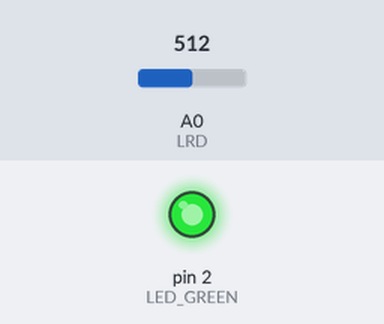
A sketch run on a simulated Arduino Uno, built with avr-gcc and run on an emulated ATmega328P. Shown: output pins drawn as LEDs (lit = HIGH). The test bench sets the inputs (shaded band); at power-on: A0 (LRD) = 512.

Above: at 1.2 s.
1.3 s: A0 (LRD) set to 735
2.8 s: A0 (LRD) set to 766
At 3.8 s:
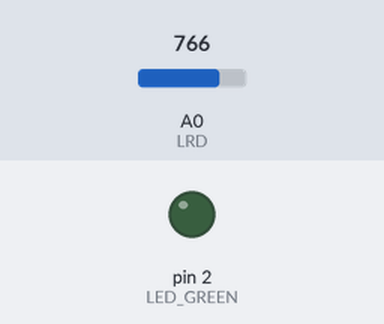
4.3 s: A0 (LRD) set to 740
At 4.9 s:
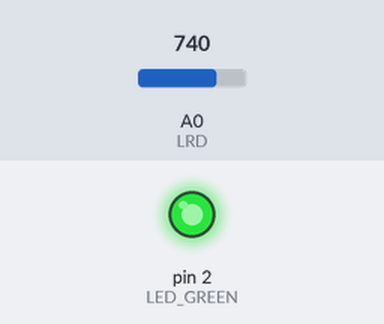
5.8 s: A0 (LRD) set to 760
At 6.1 s:
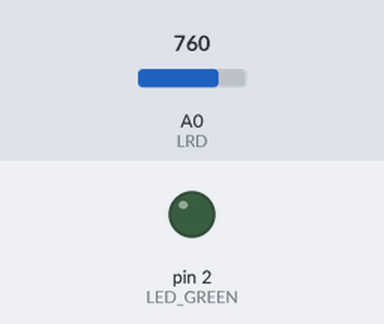
Timing chart, 0 to 8.3 s (numbered marks = the images above; inputs shaded):
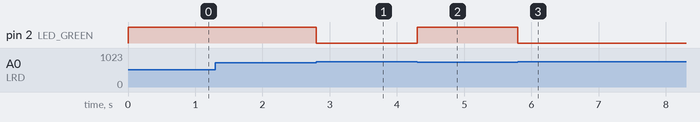

Measured:
- the behaviour switches between 749 and 750 on A0 (LRD) (found by bisection; images 0 and 1)
- after the input at 1.3 s, every drawn part: stays the same
- after the input at 2.8 s, pin 2 (LED_GREEN): HIGH → LOW at once
- after the input at 4.3 s, pin 2 (LED_GREEN): LOW → HIGH at once
- after the input at 5.8 s, pin 2 (LED_GREEN): HIGH → LOW at once

The sketch:

sketch_lrd_with_led.ino
```cpp
const int LED_GREEN = 2;
const int LRD = A0;

void setup() {
  Serial.begin(9600);

  pinMode(LED_GREEN, OUTPUT);
  pinMode(LRD, INPUT);
}

void loop() {
  const int LRD_THRESHOLD = 750;
  const int lrdReading = analogRead(LRD);

  if (lrdReading < LRD_THRESHOLD) {
    digitalWrite(LED_GREEN, HIGH);
  } else {
    digitalWrite(LED_GREEN, LOW);
  }
}
```
